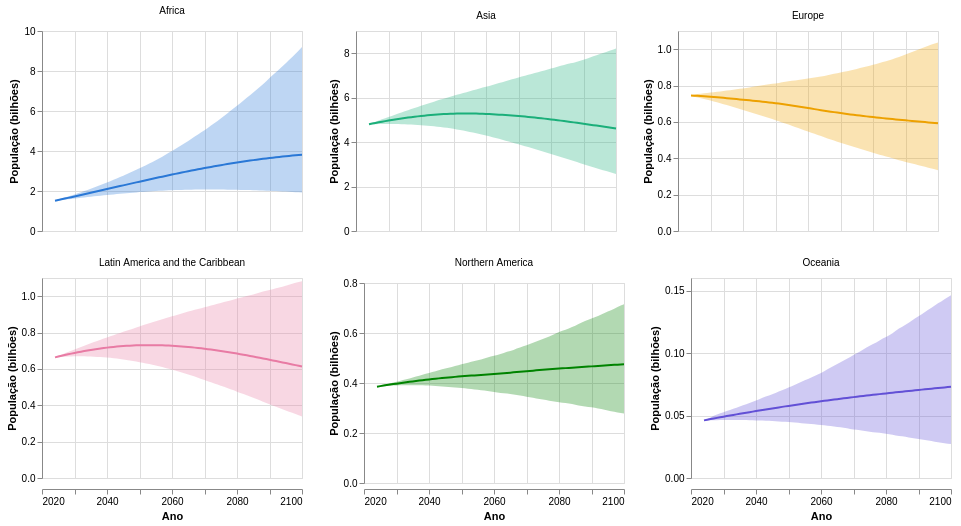

The cell this chart's notebook holds for it:
### Markdown cell above
## 11. Leque de incerteza por região

Para cada região, a faixa de 95% das projeções de população e a mediana (variante *Median PI*). **Aproximação:** a soma de limites de intervalo não é o limite do total. A faixa abaixo soma os limites de cada país, o que costuma subestimar a incerteza real da região, porque os erros de países diferentes se compensam.

### Code cell
VARIANTES_PI = ["Lower 95 PI", "Median PI", "Upper 95 PI"]
pi_paises = outras[
    outras["Variant"].isin(VARIANTES_PI)
    & (outras["LocTypeName"] == "Country/Area")
    & outras["Time"].between(2024, 2100)
]
regiao_por_pais = base_regiao.dropna(subset=["regiao"])[["LocID", "regiao"]].drop_duplicates("LocID")

pi_regiao = (
    pi_paises.merge(regiao_por_pais, on="LocID")
    .groupby(["regiao", "Time", "Variant"], as_index=False)["TPopulation1July"].sum()
)
pi_regiao["bilhoes"] = pi_regiao["TPopulation1July"] / 1_000_000
pi_larga = (
    pi_regiao.pivot_table(index=["regiao", "Time"], columns="Variant", values="bilhoes")
    .reset_index()
    .rename(columns={"Lower 95 PI": "inferior", "Median PI": "mediana", "Upper 95 PI": "superior"})
)

banda_pi = alt.Chart(pi_larga).mark_area(opacity=0.3).encode(
    x=alt.X("Time:Q", title="Ano", axis=alt.Axis(format="d")),
    y=alt.Y("inferior:Q", title="População (bilhões)"),
    y2="superior:Q",
    color=alt.Color("regiao:N", scale=escala_regiao, legend=None),
)
linha_pi = alt.Chart(pi_larga).mark_line(strokeWidth=2).encode(
    x="Time:Q",
    y="mediana:Q",
    color=alt.Color("regiao:N", scale=escala_regiao, legend=None),
)
alt.layer(banda_pi, linha_pi).properties(width=260, height=200).facet(
    facet=alt.Facet("regiao:N", title=None), columns=3
).resolve_scale(y="independent")

### Figure 1 — Vega-Lite specification as saved in the notebook (floating-point values rounded to 4 significant figures; data arrays with more than 128 entries replaced by an {"elided": "..."} marker saying what was removed)
{"config": {"view": {"continuousWidth": 300, "continuousHeight": 300}}, "data": {"name": "data-a34369ead14aa7bcbab0e8aac281d5ad"}, "facet": {"field": "regiao", "title": null, "type": "nominal"}, "spec": {"layer": [{"mark": {"type": "area", "opacity": 0.3}, "encoding": {"color": {"field": "regiao", "legend": null, "scale": {"domain": ["Africa", "Americas", "Asia", "Europe", "Latin America and the Caribbean", "Northern America", "Oceania"], "range": ["#2a78d6", "#eb6834", "#1baf7a", "#eda100", "#e87ba4", "#008300", "#6250d6"]}, "type": "nominal"}, "x": {"axis": {"format": "d"}, "field": "Time", "title": "Ano", "type": "quantitative"}, "y": {"field": "inferior", "title": "População (bilhões)", "type": "quantitative"}, "y2": {"field": "superior"}}}, {"mark": {"type": "line", "strokeWidth": 2}, "encoding": {"color": {"field": "regiao", "legend": null, "scale": {"domain": ["Africa", "Americas", "Asia", "Europe", "Latin America and the Caribbean", "Northern America", "Oceania"], "range": ["#2a78d6", "#eb6834", "#1baf7a", "#eda100", "#e87ba4", "#008300", "#6250d6"]}, "type": "nominal"}, "x": {"field": "Time", "type": "quantitative"}, "y": {"field": "mediana", "type": "quantitative"}}}], "height": 200, "width": 260}, "columns": 3, "resolve": {"scale": {"y": "independent"}}, "$schema": "https://vega.github.io/schema/vega-lite/v6.4.1.json", "datasets": {"data-a34369ead14aa7bcbab0e8aac281d5ad": {"elided": "462 records"}}}
